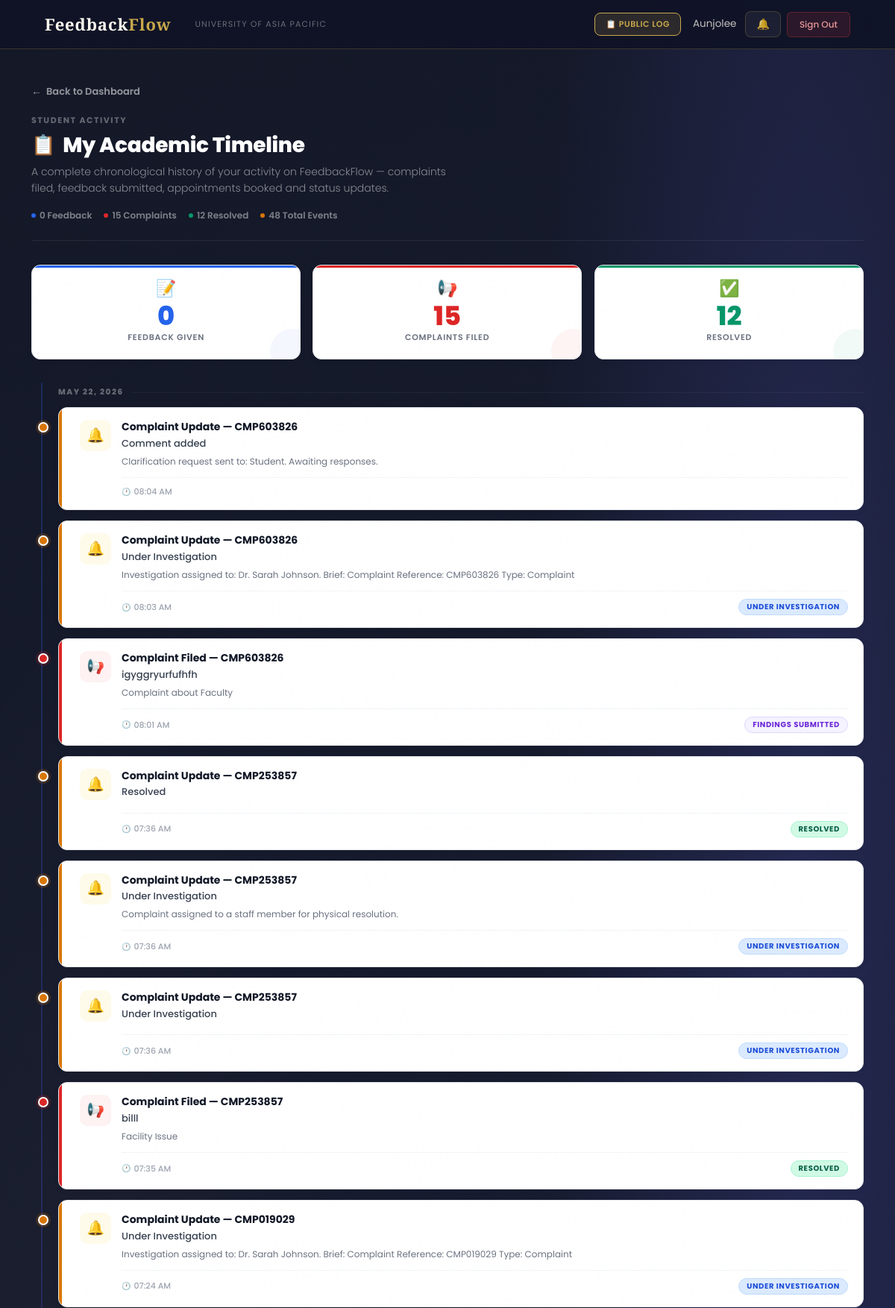
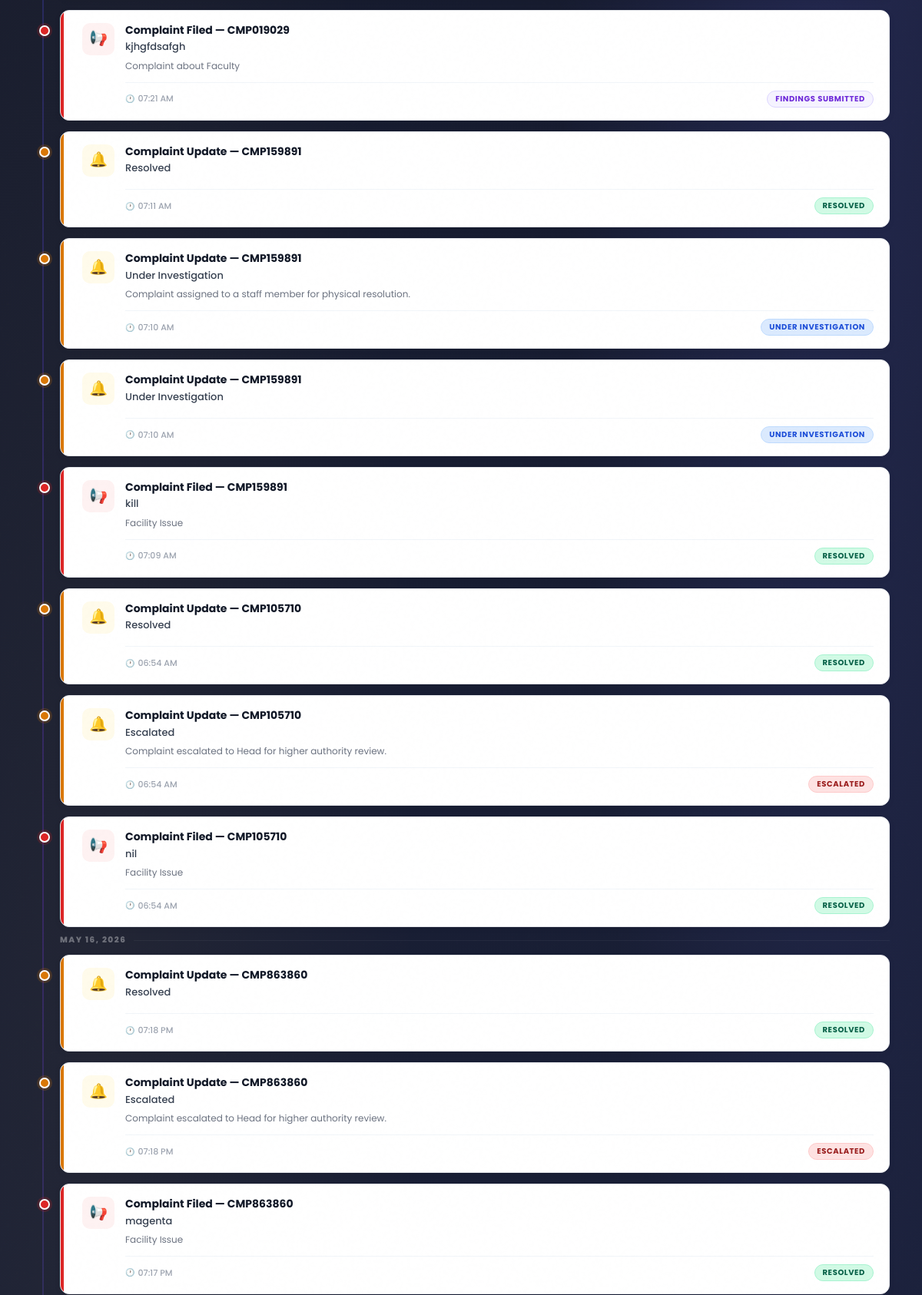
Page /timeline/ (signed in, upper part) on the committed database (2 pictures, top to bottom).
### users/models.py (models this page shows, shortened)
class User(AbstractBaseUser, PermissionsMixin):
    ROLE_CHOICES = (
        ('Student',   'Student'),
        ('Faculty',   'Faculty'),
        ('HOD',       'Head of Department'),
        ('Staff',     'Staff'),
        ('DAO',       'Dean of Administration Office'),
        ('Admin',     'Administrator'),
        ('Committee', 'Committee Member'),
    )
    DEPARTMENT_CHOICES = (
        ('DBA',          'Department of Business Administration'),
        ('CSE',          'Department of Computer Science and Engineering'),
        ('CE',           'Department of Civil Engineering'),
        ('EEE',          'Department of Electrical and Electronic Engineering'),
        ('Pharmacy',     'Department of Pharmacy'),
        ('Law',          'Department of Law and Human Rights'),
        ('English',      'Department of English'),
        ('Architecture', 'Department of Architecture'),
    )
    COMMITTEE_TYPE_CHOICES = (
        ('Harassment Committee', 'Harassment Committee'),
        ('Proctorial Committee', 'Proctorial Committee'),
    )
    email          = models.EmailField(unique=True, max_length=255)
    full_name      = models.CharField(max_length=150)
    role           = models.CharField(max_length=20, choices=ROLE_CHOICES)
    department     = models.CharField(max_length=100, choices=DEPARTMENT_CHOICES, null=True, blank=True)
    student_id     = models.CharField(max_length=50, unique=True, null=True, blank=True)
    committee_type = models.CharField(max_length=50, choices=COMMITTEE_TYPE_CHOICES, null=True, blank=True)
    is_active      = models.BooleanField(default=True)
    is_staff       = models.BooleanField(default=False)
    created_at     = models.DateTimeField(auto_now_add=True)
    updated_at     = models.DateTimeField(auto_now=True)
    USERNAME_FIELD  = 'email'
    REQUIRED_FIELDS = ['full_name']
    objects = UserManager()
    class Meta:
        verbose_name        = 'User'
        verbose_name_plural = 'Users'
        ordering            = ['-created_at']
    def get_short_name(self):
        return self.full_name.split()[0] if self.full_name else self.email

### complaints/models.py (models this page shows, shortened)
class ComplaintUpdate(models.Model):
    complaint         = models.ForeignKey(Complaint, on_delete=models.CASCADE, related_name='updates')
    updated_by        = models.ForeignKey(settings.AUTH_USER_MODEL, on_delete=models.CASCADE)
    comment           = models.TextField(blank=True, null=True)
    status_changed_to = models.CharField(max_length=30, blank=True, null=True)
    created_at        = models.DateTimeField(auto_now_add=True)
    class Meta:
        ordering = ['created_at']

class Complaint(models.Model):
    COMPLAINT_TYPE_CHOICES = (
        ('Faculty',  'Complaint about Faculty'),
        ('HOD',      'Complaint about HOD'),
        ('Staff',    'Complaint about Staff'),
        ('Facility', 'Facility Issue'),
        ('Advice',   'General Advice'),
        ('Opinion',  'Suggestion'),
    )
    STATUS_CHOICES = (
        ('Pending',             'Pending Review'),
        ('Under Investigation', 'Under Investigation'),
        ('Findings Submitted',  'Findings Submitted'),
        ('Resolved',            'Resolved'),
        ('Escalated',           'Escalated to Higher Authority'),
    )
    PRIORITY_CHOICES = (
        ('Low',    'Low'),
        ('Medium', 'Medium'),
        ('High',   'High'),
        ('Urgent', 'Urgent'),
    )
    student             = models.ForeignKey(settings.AUTH_USER_MODEL, on_delete=models.CASCADE, related_name='complaints_submitted')
    complaint_type      = models.CharField(max_length=20, choices=COMPLAINT_TYPE_CHOICES)
    resolution_deadline = models.DateField(null=True, blank=True, help_text='Deadline for resolving this complaint')
    subject             = models.CharField(max_length=200)
    description         = models.TextField()
    faculty_concerned   = models.ForeignKey(
        settings.AUTH_USER_MODEL, on_delete=models.SET_NULL,
        null=True, blank=True, related_name='complaints_against',
        limit_choices_to={'role__in': ['Faculty', 'HOD', 'Staff']}
    )
    location          = models.CharField(max_length=200, blank=True, null=True)
    status            = models.CharField(max_length=30, choices=STATUS_CHOICES, default='Pending')
    priority          = models.CharField(max_length=10, choices=PRIORITY_CHOICES, default='Medium')
    assigned_to       = models.ForeignKey(settings.AUTH_USER_MODEL, on_delete=models.SET_NULL, null=True, blank=True, related_name='complaints_assigned')
    is_anonymous      = models.BooleanField(default=False)
    final_action_note = models.TextField(blank=True, null=True)
    submitted_at      = models.DateTimeField(auto_now_add=True)
    updated_at        = models.DateTimeField(auto_now=True)
    resolved_at       = models.DateTimeField(null=True, blank=True)
    tracking_id       = models.CharField(max_length=20, unique=True, editable=False)
    class Meta:
        ordering        = ['-submitted_at']
        verbose_name    = 'Complaint'
        verbose_name_plural = 'Complaints'

### users/views.py (the view, shortened to what this page needs)
# urls.py: path('timeline/', views.academic_timeline, name='academic_timeline'),
@login_required
def academic_timeline(request):
    if request.user.role != 'Student':
        messages.error(request, 'Access denied.')
        return redirect('login')
    from complaints.models import Complaint, ComplaintUpdate
    from feedback.models import Feedback
    from users.models import Appointment, Notification
    timeline_items = []
    for c in Complaint.objects.filter(student=request.user).order_by('-submitted_at'):
        timeline_items.append({
            'type': 'complaint',
            'date': c.submitted_at,
            'title': f'Complaint Filed — {c.tracking_id}',
            'subtitle': c.subject,
            'detail': c.get_complaint_type_display(),
            'status': c.status,
            'link': f'/complaints/detail/{c.id}/',
            'icon': '📢',
            'color': 'red',
        })
    for u in ComplaintUpdate.objects.filter(
        complaint__student=request.user
    ).order_by('-created_at'):
        timeline_items.append({
            'type': 'update',
            'date': u.created_at,
            'title': f'Complaint Update — {u.complaint.tracking_id}',
            'subtitle': u.status_changed_to if u.status_changed_to else 'Comment added',
            'detail': u.comment[:100] if u.comment else '',
            'status': u.status_changed_to or '',
            'link': f'/complaints/detail/{u.complaint.id}/',
            'icon': '🔔',
            'color': 'amber',
        })
    timeline_items.sort(key=lambda x: x['date'], reverse=True)
    context = {
        'page_title': 'My Academic Timeline',
        'timeline_items': timeline_items,
        'total': len(timeline_items),
        'complaints_count': Complaint.objects.filter(student=request.user).count(),
        'feedback_count': Feedback.objects.filter(student=request.user).count(),
        'resolved_count': Complaint.objects.filter(student=request.user, status='Resolved').count(),
    }
    return render(request, 'users/academic_timeline.html', context)

### users/context_processors.py (called while the page is built)
def notifications_count(request):
    if request.user.is_authenticated:
        from users.models import Notification, Announcement
        count = Notification.objects.filter(
            recipient=request.user,
            is_read=False
        ).count()
        active_announcements = []
        for ann in Announcement.objects.filter(is_active=True).order_by('-created_at')[:10]:
            if ann.is_visible_to(request.user):
                active_announcements.append(ann)
            if len(active_announcements) >= 3:
                break
        return {
            'unread_notifications_count': count,
            'active_announcements': active_announcements,
        }
    return {'unread_notifications_count': 0, 'active_announcements': []}

### users/templates/users/academic_timeline.html (shortened to what this page needs)
{% extends 'users/base.html' %}
{% block content %}
<div class="container mt-4 timeline-page-wrap">
    <a href="{% url 'student_dashboard' %}" class="timeline-back-btn">
        <span class="timeline-back-btn__arrow">←</span>
        Back to Dashboard
    </a>
    <div class="timeline-page-header">
        <span class="timeline-page-eyebrow">Student Activity</span>
        <div class="timeline-page-title">
            <span class="timeline-page-title__emoji">📋</span>
            My Academic Timeline
        </div>
        <p class="timeline-page-subtitle">
            A complete chronological history of your activity on FeedbackFlow —
            complaints filed, feedback submitted, appointments booked and status updates.
        </p>
        <div class="timeline-header-meta">
            <span class="timeline-meta-pill">
                <span class="timeline-meta-dot blue"></span>
                {{ feedback_count }} Feedback
            </span>
            <span class="timeline-meta-pill">
                <span class="timeline-meta-dot red"></span>
                {{ complaints_count }} Complaints
            </span>
            <span class="timeline-meta-pill">
                <span class="timeline-meta-dot green"></span>
                {{ resolved_count }} Resolved
            </span>
            <span class="timeline-meta-pill">
                <span class="timeline-meta-dot amber"></span>
                {{ total }} Total Events
            </span>
        </div>
    </div>
    <div class="timeline-stat-row">
        <div class="timeline-stat-box blue">
            <span class="timeline-stat-icon">📝</span>
            <span class="timeline-stat-num">{{ feedback_count }}</span>
            <span class="timeline-stat-label">Feedback Given</span>
        </div>
        <div class="timeline-stat-box red">
            <span class="timeline-stat-icon">📢</span>
            <span class="timeline-stat-num">{{ complaints_count }}</span>
            <span class="timeline-stat-label">Complaints Filed</span>
        </div>
        <div class="timeline-stat-box green">
            <span class="timeline-stat-icon">✅</span>
            <span class="timeline-stat-num">{{ resolved_count }}</span>
            <span class="timeline-stat-label">Resolved</span>
        </div>
    </div>
    {% if timeline_items %}
    <div class="timeline-wrapper">
        {% regroup timeline_items by date|date:"M d, Y" as grouped_items %}
        {% for group in grouped_items %}
        <div class="timeline-date-group">
            <div class="timeline-date-label">{{ group.grouper }}</div>
            {% for item in group.list %}
            <div class="timeline-item color-{{ item.color }}">
                {% if item.link %}
                <a href="{{ item.link }}" class="timeline-card">
                {% else %}
                <div class="timeline-card">
                {% endif %}
                    <div class="timeline-card-inner">
                        <div class="timeline-icon">{{ item.icon }}</div>
                        <div class="timeline-card-content">
                            <span class="timeline-card-title">
                                {{ item.title }}
                            </span>
                            <span class="timeline-card-subtitle">
                                {{ item.subtitle }}
                            </span>
                            {% if item.detail %}
                            <span class="timeline-card-detail">
                                {{ item.detail }}
                            </span>
                            {% endif %}
                            <div class="timeline-card-footer">
                                <span class="timeline-card-time">
                                    {{ item.date|date:"h:i A" }}
                                </span>
                                {% if item.status %}
                                <span class="timeline-badge
                                    {% if item.status == 'Pending' %}badge-pending
                                    {% elif item.status == 'Resolved' %}badge-resolved
                                    {% elif item.status == 'Escalated' %}badge-escalated
                                    {% elif item.status == 'Under Investigation' %}badge-investigating
                                    {% elif item.status == 'Findings Submitted' %}badge-findings
                                    {% elif item.status == 'Submitted' %}badge-submitted
                                    {% elif item.status == 'Approved' %}badge-approved
                                    {% else %}badge-default
                                    {% endif %}">
                                    {{ item.status }}
                                </span>
                                {% endif %}
                            </div>
                        </div>
                    </div>
                {% if item.link %}
                </a>
                {% else %}
                </div>
                {% endif %}
            </div>
            {% endfor %}
        </div>
        {% endfor %}
    </div>
    {% endif %}
</div>
{% endblock %}

### users/templates/users/base.html (shortened to what this page needs)
<!DOCTYPE html>
<html lang="en">
<head>
    <link href="https://cdn.jsdelivr.net/npm/bootstrap@5.3.0/dist/css/bootstrap.min.css" rel="stylesheet">
</head>
<body>
    <nav class="navbar navbar-expand-lg">
        <div class="container-fluid d-flex align-items-center gap-3">
            <a class="navbar-brand" href="/">Feedback<em>Flow</em></a>
            <span class="navbar-text d-none d-md-inline">University of Asia Pacific</span>
            {% if user.is_authenticated %}
            <div class="ms-auto d-flex align-items-center gap-2">
                <a href="{% url 'public_log' %}" class="btn-bell"
                    style="font-size:11px; font-weight:600; text-transform:uppercase; letter-spacing:0.05em; background:rgba(201,168,76,.15); color:var(--gold) !important; border-color:var(--gold) !important;">
                    📋 Public Log
                </a>
                <span class="nav-user-info d-none d-md-inline ms-2">{{ user.get_short_name }}</span>
                <a href="{% url 'notifications' %}" class="btn-bell ms-1">
                    🔔
                </a>
                <a href="{% url 'logout' %}" class="btn-logout">Sign Out</a>
            </div>
            {% endif %}
        </div>
    </nav>
    <main>
        {% block content %}{% endblock %}
    </main>
</body>
</html>

### rows in the picture
User: get_short_name "Aunjolee"
ComplaintUpdate: detail "Clarification request sent to: Student. Awaiting responses.", date "08:04 AM"
ComplaintUpdate: subtitle "Under Investigation", date "08:03 AM", status "UNDER INVESTIGATION"
Complaint: subtitle "igyggryurfufhfh", date "08:01 AM", status "FINDINGS SUBMITTED"
ComplaintUpdate: subtitle "Resolved", date "07:36 AM", status "RESOLVED"
ComplaintUpdate: subtitle "Under Investigation", detail "Complaint assigned to a staff member for physical resolution.", date "07:36 AM", status "UNDER INVESTIGATION"
ComplaintUpdate: subtitle "Under Investigation", date "07:36 AM", status "UNDER INVESTIGATION"
Complaint: subtitle "billl", date "07:35 AM", status "RESOLVED"
ComplaintUpdate: subtitle "Under Investigation", date "07:24 AM", status "UNDER INVESTIGATION"
Complaint: subtitle "kjhgfdsafgh", date "07:21 AM", status "FINDINGS SUBMITTED"
ComplaintUpdate: subtitle "Resolved", date "07:11 AM", status "RESOLVED"
ComplaintUpdate: subtitle "Under Investigation", detail "Complaint assigned to a staff member for physical resolution.", date "07:10 AM", status "UNDER INVESTIGATION"
ComplaintUpdate: subtitle "Under Investigation", date "07:10 AM", status "UNDER INVESTIGATION"
Complaint: subtitle "kill", date "07:09 AM", status "RESOLVED"
ComplaintUpdate: subtitle "Resolved", date "06:54 AM", status "RESOLVED"
ComplaintUpdate: subtitle "Escalated", detail "Complaint escalated to Head for higher authority review.", date "06:54 AM", status "ESCALATED"
Complaint: subtitle "nil", date "06:54 AM", status "RESOLVED"
ComplaintUpdate: subtitle "Resolved", date "07:18 PM", status "RESOLVED"
ComplaintUpdate: subtitle "Escalated", detail "Complaint escalated to Head for higher authority review.", date "07:18 PM", status "ESCALATED"
Complaint: subtitle "magenta", date "07:17 PM", status "RESOLVED"

### other values in the picture
{{ feedback_count }} "0"
{{ complaints_count }} "15"
{{ resolved_count }} "12"
{{ total }} "48"
{{ group.grouper }} "MAY 22, 2026" "MAY 16, 2026"
{{ item.icon }} "🔔" "🔔" "📢" "🔔" "🔔" "🔔" "📢" "🔔" "📢" "🔔" "🔔" "🔔" "📢" "🔔" "🔔" "📢" "🔔" "🔔" "📢"
{{ item.title }} "Complaint Update — CMP603826" "Complaint Update — CMP603826" "Complaint Filed — CMP603826" "Complaint Update — CMP253857" "Complaint Update — CMP253857" "Complaint Update — CMP253857" "Complaint Filed — CMP253857" "Complaint Update — CMP019029" "Complaint Filed — CMP019029" "Complaint Update — CMP159891" "Complaint Update — CMP159891" "Complaint Update — CMP159891" "Complaint Filed — CMP159891" "Complaint Update — CMP105710" "Complaint Update — CMP105710" "Complaint Filed — CMP105710" "Complaint Update — CMP863860" "Complaint Update — CMP863860" "Complaint Filed — CMP863860"
{{ item.subtitle }} "Comment added"
{{ item.detail }} "Investigation assigned to: Dr. Sarah Johnson. Brief: Complaint Reference: CMP603826 Type: Complaint" "Complaint about Faculty" "Facility Issue" "Investigation assigned to: Dr. Sarah Johnson. Brief: Complaint Reference: CMP019029 Type: Complaint" "Complaint about Faculty" "Facility Issue" "Facility Issue" "Facility Issue"
